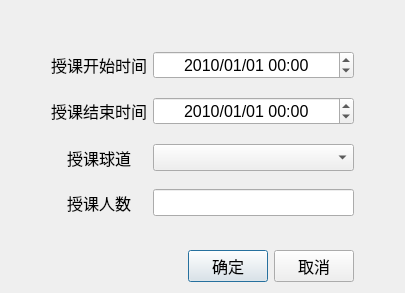
<?xml version="1.0" encoding="UTF-8"?>
<ui version="4.0">
 <class>AddTeachInfoUI</class>
 <widget class="QDialog" name="AddTeachInfoUI">
  <property name="geometry">
   <rect>
    <x>0</x>
    <y>0</y>
    <width>479</width>
    <height>320</height>
   </rect>
  </property>
  <property name="windowTitle">
   <string>添加教练授课信息</string>
  </property>
  <layout class="QGridLayout" name="gridLayout">
   <property name="sizeConstraint">
    <enum>QLayout::SetFixedSize</enum>
   </property>
   <item row="1" column="1">
    <widget class="QLabel" name="label_2">
     <property name="font">
      <font>
       <pointsize>12</pointsize>
      </font>
     </property>
     <property name="text">
      <string>授课开始时间</string>
     </property>
     <property name="alignment">
      <set>Qt::AlignCenter</set>
     </property>
    </widget>
   </item>
   <item row="1" column="2" colspan="3">
    <widget class="QDateTimeEdit" name="dateTimeEditTeachBegin">
     <property name="font">
      <font>
       <pointsize>12</pointsize>
      </font>
     </property>
     <property name="alignment">
      <set>Qt::AlignCenter</set>
     </property>
     <property name="buttonSymbols">
      <enum>QAbstractSpinBox::UpDownArrows</enum>
     </property>
     <property name="dateTime">
      <datetime>
       <hour>0</hour>
       <minute>0</minute>
       <second>0</second>
       <year>2010</year>
       <month>1</month>
       <day>1</day>
      </datetime>
     </property>
     <property name="displayFormat">
      <string>yyyy/MM/dd hh:mm</string>
     </property>
    </widget>
   </item>
   <item row="3" column="1">
    <widget class="QLabel" name="label_3">
     <property name="font">
      <font>
       <pointsize>12</pointsize>
      </font>
     </property>
     <property name="text">
      <string>授课结束时间</string>
     </property>
     <property name="alignment">
      <set>Qt::AlignCenter</set>
     </property>
    </widget>
   </item>
   <item row="2" column="2" colspan="3">
    <spacer name="verticalSpacer_3">
     <property name="orientation">
      <enum>Qt::Vertical</enum>
     </property>
     <property name="sizeHint" stdset="0">
      <size>
       <width>191</width>
       <height>12</height>
      </size>
     </property>
    </spacer>
   </item>
   <item row="3" column="2" colspan="3">
    <widget class="QDateTimeEdit" name="dateTimeEditTeachEnd">
     <property name="font">
      <font>
       <pointsize>12</pointsize>
      </font>
     </property>
     <property name="alignment">
      <set>Qt::AlignCenter</set>
     </property>
     <property name="dateTime">
      <datetime>
       <hour>0</hour>
       <minute>0</minute>
       <second>0</second>
       <year>2010</year>
       <month>1</month>
       <day>1</day>
      </datetime>
     </property>
     <property name="displayFormat">
      <string>yyyy/MM/dd hh:mm</string>
     </property>
    </widget>
   </item>
   <item row="5" column="1">
    <widget class="QLabel" name="label_4">
     <property name="font">
      <font>
       <pointsize>12</pointsize>
      </font>
     </property>
     <property name="text">
      <string>授课球道</string>
     </property>
     <property name="alignment">
      <set>Qt::AlignCenter</set>
     </property>
    </widget>
   </item>
   <item row="4" column="2" colspan="3">
    <spacer name="verticalSpacer_4">
     <property name="orientation">
      <enum>Qt::Vertical</enum>
     </property>
     <property name="sizeHint" stdset="0">
      <size>
       <width>191</width>
       <height>13</height>
      </size>
     </property>
    </spacer>
   </item>
   <item row="5" column="2" colspan="3">
    <widget class="QComboBox" name="comboBoxTeachRow">
     <property name="font">
      <font>
       <pointsize>12</pointsize>
      </font>
     </property>
    </widget>
   </item>
   <item row="7" column="1">
    <widget class="QLabel" name="label_5">
     <property name="font">
      <font>
       <pointsize>12</pointsize>
      </font>
     </property>
     <property name="text">
      <string>授课人数</string>
     </property>
     <property name="alignment">
      <set>Qt::AlignCenter</set>
     </property>
    </widget>
   </item>
   <item row="6" column="2" colspan="3">
    <spacer name="verticalSpacer_5">
     <property name="orientation">
      <enum>Qt::Vertical</enum>
     </property>
     <property name="sizeHint" stdset="0">
      <size>
       <width>191</width>
       <height>12</height>
      </size>
     </property>
    </spacer>
   </item>
   <item row="7" column="2" colspan="3">
    <widget class="QLineEdit" name="lineEditPeopleCount">
     <property name="font">
      <font>
       <pointsize>12</pointsize>
      </font>
     </property>
     <property name="alignment">
      <set>Qt::AlignCenter</set>
     </property>
    </widget>
   </item>
   <item row="8" column="2" colspan="3">
    <spacer name="verticalSpacer">
     <property name="orientation">
      <enum>Qt::Vertical</enum>
     </property>
     <property name="sizeHint" stdset="0">
      <size>
       <width>20</width>
       <height>28</height>
      </size>
     </property>
    </spacer>
   </item>
   <item row="9" column="1" colspan="2">
    <spacer>
     <property name="orientation">
      <enum>Qt::Horizontal</enum>
     </property>
     <property name="sizeHint" stdset="0">
      <size>
       <width>131</width>
       <height>31</height>
      </size>
     </property>
    </spacer>
   </item>
   <item row="9" column="3">
    <widget class="QPushButton" name="okButton">
     <property name="font">
      <font>
       <pointsize>12</pointsize>
      </font>
     </property>
     <property name="text">
      <string>确定</string>
     </property>
    </widget>
   </item>
   <item row="9" column="4">
    <widget class="QPushButton" name="cancelButton">
     <property name="font">
      <font>
       <pointsize>12</pointsize>
      </font>
     </property>
     <property name="text">
      <string>取消</string>
     </property>
    </widget>
   </item>
   <item row="0" column="2">
    <spacer name="verticalSpacer_2">
     <property name="orientation">
      <enum>Qt::Vertical</enum>
     </property>
     <property name="sizeHint" stdset="0">
      <size>
       <width>20</width>
       <height>40</height>
      </size>
     </property>
    </spacer>
   </item>
   <item row="3" column="0">
    <spacer name="horizontalSpacer">
     <property name="orientation">
      <enum>Qt::Horizontal</enum>
     </property>
     <property name="sizeHint" stdset="0">
      <size>
       <width>40</width>
       <height>20</height>
      </size>
     </property>
    </spacer>
   </item>
   <item row="3" column="5">
    <spacer name="horizontalSpacer_2">
     <property name="orientation">
      <enum>Qt::Horizontal</enum>
     </property>
     <property name="sizeHint" stdset="0">
      <size>
       <width>40</width>
       <height>20</height>
      </size>
     </property>
    </spacer>
   </item>
   <item row="5" column="5">
    <spacer name="horizontalSpacer_3">
     <property name="orientation">
      <enum>Qt::Horizontal</enum>
     </property>
     <property name="sizeHint" stdset="0">
      <size>
       <width>40</width>
       <height>20</height>
      </size>
     </property>
    </spacer>
   </item>
   <item row="5" column="0">
    <spacer name="horizontalSpacer_4">
     <property name="orientation">
      <enum>Qt::Horizontal</enum>
     </property>
     <property name="sizeHint" stdset="0">
      <size>
       <width>40</width>
       <height>20</height>
      </size>
     </property>
    </spacer>
   </item>
   <item row="1" column="0">
    <spacer name="horizontalSpacer_5">
     <property name="orientation">
      <enum>Qt::Horizontal</enum>
     </property>
     <property name="sizeHint" stdset="0">
      <size>
       <width>40</width>
       <height>20</height>
      </size>
     </property>
    </spacer>
   </item>
   <item row="7" column="0">
    <spacer name="horizontalSpacer_6">
     <property name="orientation">
      <enum>Qt::Horizontal</enum>
     </property>
     <property name="sizeHint" stdset="0">
      <size>
       <width>40</width>
       <height>20</height>
      </size>
     </property>
    </spacer>
   </item>
   <item row="7" column="5">
    <spacer name="horizontalSpacer_7">
     <property name="orientation">
      <enum>Qt::Horizontal</enum>
     </property>
     <property name="sizeHint" stdset="0">
      <size>
       <width>40</width>
       <height>20</height>
      </size>
     </property>
    </spacer>
   </item>
   <item row="1" column="5">
    <spacer name="horizontalSpacer_8">
     <property name="orientation">
      <enum>Qt::Horizontal</enum>
     </property>
     <property name="sizeHint" stdset="0">
      <size>
       <width>40</width>
       <height>20</height>
      </size>
     </property>
    </spacer>
   </item>
   <item row="9" column="5">
    <spacer name="horizontalSpacer_9">
     <property name="orientation">
      <enum>Qt::Horizontal</enum>
     </property>
     <property name="sizeHint" stdset="0">
      <size>
       <width>40</width>
       <height>20</height>
      </size>
     </property>
    </spacer>
   </item>
   <item row="9" column="0">
    <spacer name="horizontalSpacer_10">
     <property name="orientation">
      <enum>Qt::Horizontal</enum>
     </property>
     <property name="sizeHint" stdset="0">
      <size>
       <width>40</width>
       <height>20</height>
      </size>
     </property>
    </spacer>
   </item>
  </layout>
 </widget>
 <resources/>
 <connections>
  <connection>
   <sender>okButton</sender>
   <signal>clicked()</signal>
   <receiver>AddTeachInfoUI</receiver>
   <slot>accept()</slot>
   <hints>
    <hint type="sourcelabel">
     <x>278</x>
     <y>253</y>
    </hint>
    <hint type="destinationlabel">
     <x>96</x>
     <y>254</y>
    </hint>
   </hints>
  </connection>
  <connection>
   <sender>cancelButton</sender>
   <signal>clicked()</signal>
   <receiver>AddTeachInfoUI</receiver>
   <slot>reject()</slot>
   <hints>
    <hint type="sourcelabel">
     <x>369</x>
     <y>253</y>
    </hint>
    <hint type="destinationlabel">
     <x>179</x>
     <y>282</y>
    </hint>
   </hints>
  </connection>
 </connections>
</ui>
